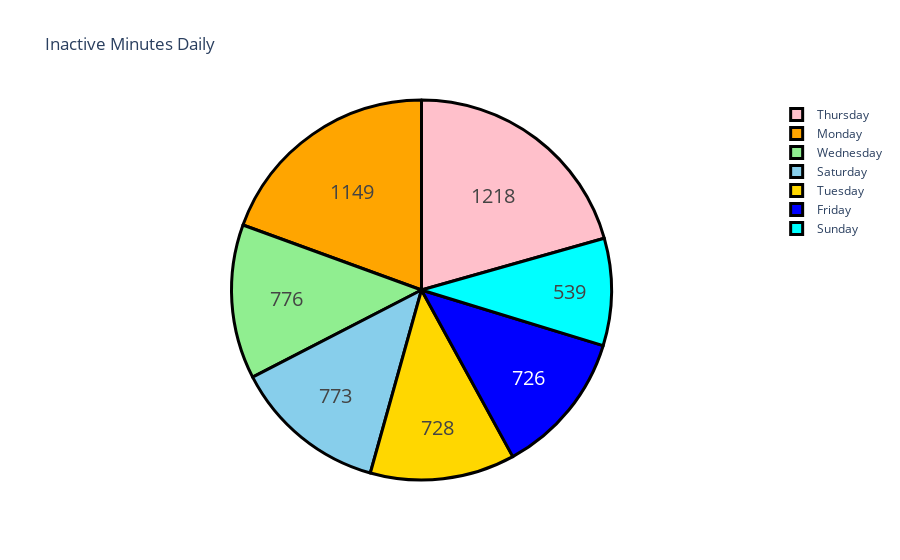

Here is the notebook cell this chart was saved with:
### Markdown cell above
# Step 7: Inactive Minutes by Day

### Code cell
day_counts = data["Day"].value_counts()
label = day_counts.index
counts = data["SedentaryMinutes"]
colors = ['gold', 'lightgreen', "pink", "blue", "skyblue", "cyan", "orange"]

fig = go.Figure(data=[go.Pie(labels=label, values=counts)])
fig.update_layout(title_text='Inactive Minutes Daily')
fig.update_traces(
    hoverinfo='label+percent',
    textinfo='value',
    textfont_size=20,
    marker=dict(colors=colors, line=dict(color='black', width=3))
)
fig.show()

### Figure 1 — Plotly figure (JSON) as saved in the notebook; plotly's stock layout.template omitted (floating-point values rounded to 4 significant figures; data arrays with more than 128 entries replaced by an {"elided": "..."} marker saying what was removed)
{"data": [{"hoverinfo": "label+percent", "labels": ["Tuesday", "Wednesday", "Thursday", "Friday", "Saturday", "Sunday", "Monday"], "marker": {"colors": ["gold", "lightgreen", "pink", "blue", "skyblue", "cyan", "orange"], "line": {"color": "black", "width": 3}}, "textfont": {"size": 20}, "textinfo": "value", "type": "pie", "values": {"elided": "940 int values"}}], "layout": {"title": {"text": "Inactive Minutes Daily"}}}
